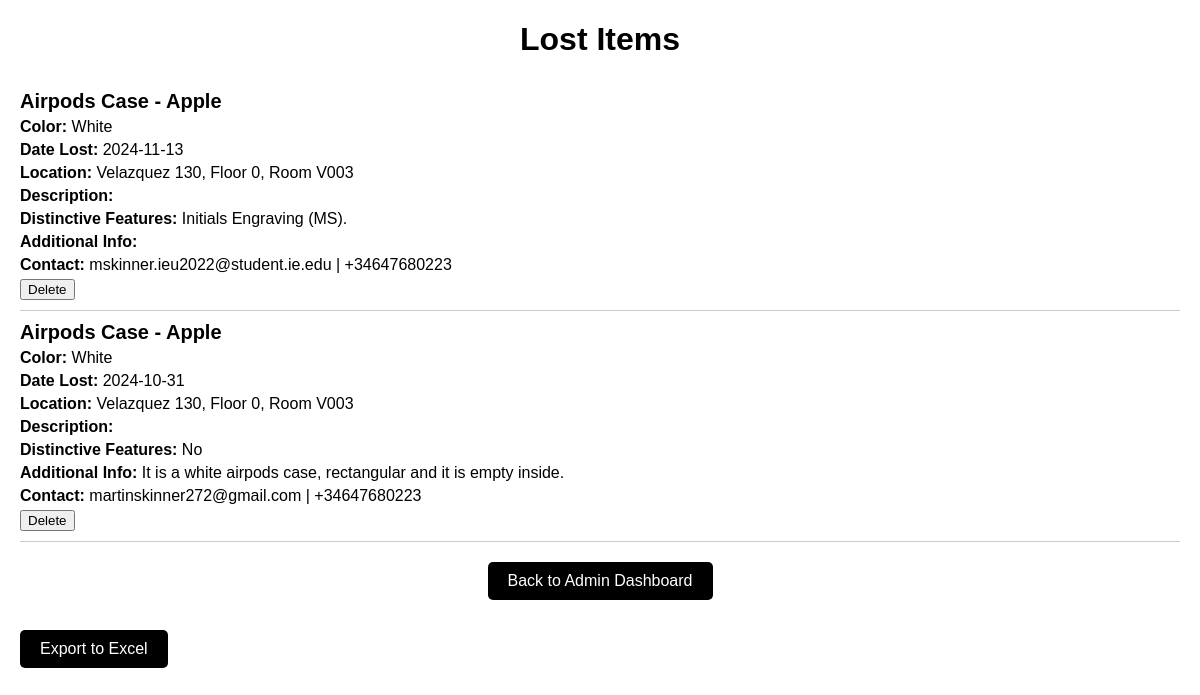
Before: /lost_items (signed in) with the older database file.
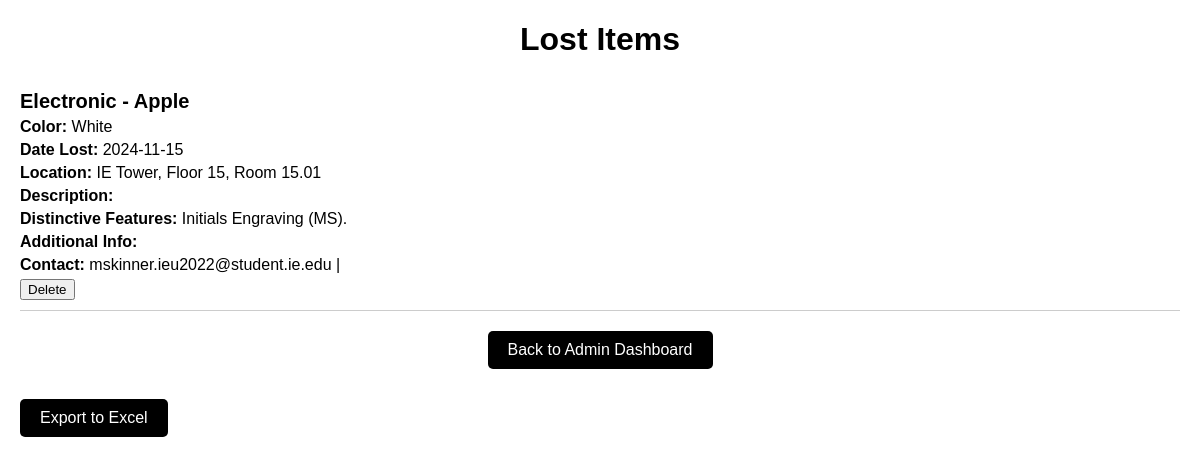
After: the same page with the newer database file.
### app.py (models this page shows)
class LostItem(db.Model):
    id = db.Column(db.Integer, primary_key=True)
    first_name = db.Column(db.String(100))
    second_name = db.Column(db.String(100))
    email = db.Column(db.String(120))
    phone_number = db.Column(db.String(20))
    lost_date = db.Column(db.Date)
    campus = db.Column(db.String(100))
    floor = db.Column(db.String(100))
    room = db.Column(db.String(100))
    description = db.Column(db.Text)
    item_type = db.Column(db.String(100))
    brand = db.Column(db.String(100))
    color = db.Column(db.String(50))
    distinctive_features = db.Column(db.Text)
    additional_info = db.Column(db.Text)

### app.py (the view)
@app.route('/lost_items')
def lost_items():
    if not session.get('admin_logged_in'):
        return redirect(url_for('admin_login'))
    items = LostItem.query.order_by(LostItem.lost_date.desc()).all()
    return render_template('lost_items.html', items=items)

### templates/lost_items.html (shortened to what this page needs)
<!DOCTYPE html>
<html lang="en">
<head>
</head>
<body>
    <h1>Lost Items</h1>
    {% if items %}
        {% for item in items %}
            <div class="item">
                <h2>{{ item.item_type }} - {{ item.brand }}</h2>
                <p><strong>Color:</strong> {{ item.color }}</p>
                <p><strong>Date Lost:</strong> {{ item.lost_date.strftime('%Y-%m-%d') if item.lost_date else 'N/A' }}</p>
                <p><strong>Location:</strong> {{ item.campus }}, Floor {{ item.floor }}, Room {{ item.room }}</p>
                <p><strong>Description:</strong> {{ item.description }}</p>
                <p><strong>Distinctive Features:</strong> {{ item.distinctive_features }}</p>
                <p><strong>Additional Info:</strong> {{ item.additional_info }}</p>
                <p><strong>Contact:</strong> {{ item.email }} | {{ item.phone_number }}</p>
                <form action="{{ url_for('delete_lost_item', item_id=item.id) }}" method="POST" style="display:inline;">
                    <button type="submit" onclick="return confirm('Are you sure you want to delete this item?');">Delete</button>
                </form>
            </div>
        {% endfor %}
    {% else %}
        <p>No lost items have been reported yet.</p>
    {% endif %}
    <div class="back-button">
    <button onclick="window.location.href='/admin_dashboard'">Back to Admin Dashboard</button>
    </div>
<div style="margin-bottom: 20px;">
    <a href="{{ url_for('export_lost_items') }}" class="export-button">Export to Excel</a>
</div>
</body>
</html>

### templates/lost_items.html (style rules this page uses)
body { font-family: Arial, sans-serif; margin: 20px; }
h1 { text-align: center; }
.item { border-bottom: 1px solid #ccc; padding: 10px 0; }
.item h2 { margin: 0; font-size: 20px; }
.item p { margin: 5px 0; }
.back-button { display: block; margin: 20px auto; text-align: center; }
.back-button button { padding: 10px 20px; font-size: 16px; background-color: #000; color: #FFF; border: none; cursor: pointer; border-radius: 5px; }
.export-button { display: inline-block; padding: 10px 20px; font-size: 16px; background-color: #000; color: #FFF; text-decoration: none; border-radius: 5px; margin-top: 10px; }

Changed rows visible on the page:
removed LostItem: item_type "Airpods Case", brand "Apple", color "White", lost_date "2024-11-13", campus "Velazquez 130", floor "0", room "V003", distinctive_features "Initials Engraving (MS).", email "mskinner.ieu2022@student.ie.edu", phone_number "+34647680223"
changed LostItem "Apple": item_type "Airpods Case" → "Electronic"; lost_date "2024-10-31" → "2024-11-15"; campus "Velazquez 130" → "IE Tower"; floor "0" → "15"; room "V003" → "15.01"; distinctive_features "No" → "Initials Engraving (MS)."; email "martinskinner272@gmail.com" → "mskinner.ieu2022@student.ie.edu"; additional_info "It is a white airpods case, rectangular and it is empty inside." → (not shown); phone_number "+34647680223" → (not shown)
